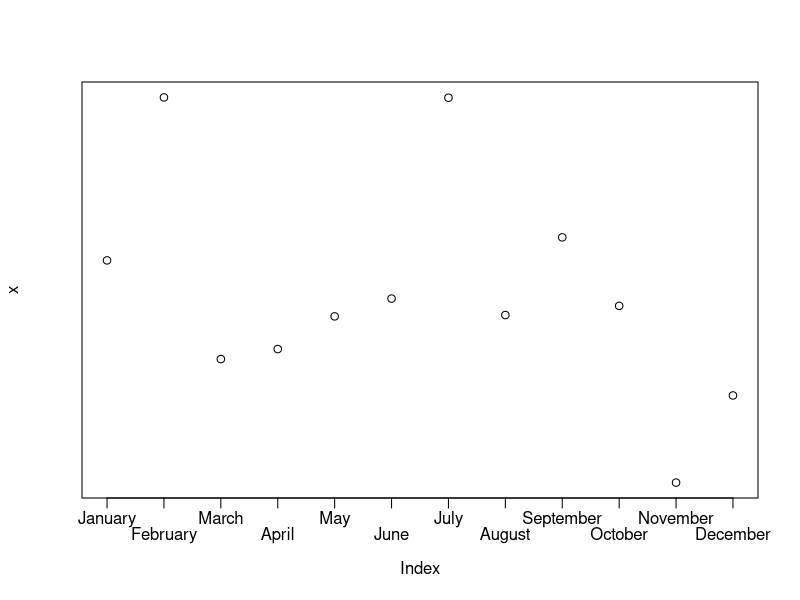
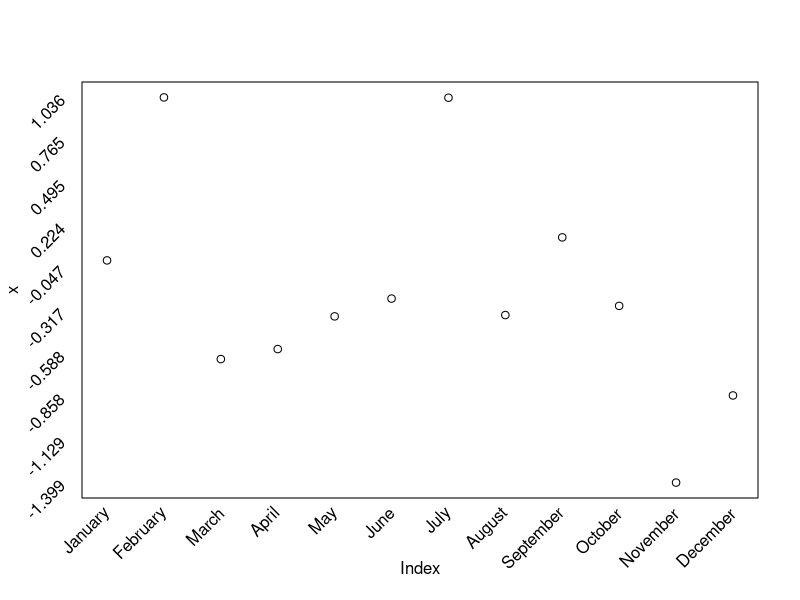

These figures' R source, in order:
library(plotrix)


### Name: staxlab
### Title: Place staggered or angled labels on an axis
### Aliases: staxlab
### Keywords: misc

### ** Examples

 x<-rnorm(12)
 plot(x,axes=FALSE)
 box()
 months<-c("January","February","March","April","May","June",
  "July","August","September","October","November","December")
 staxlab(1,1:12,months)
 plot(x,axes=FALSE)
 box()
 staxlab(1,1:12,months,srt=45)
 ylabels<-round(seq(min(x),max(x),length.out=10),3)
 staxlab(2,ylabels,ylabels,srt=45)
